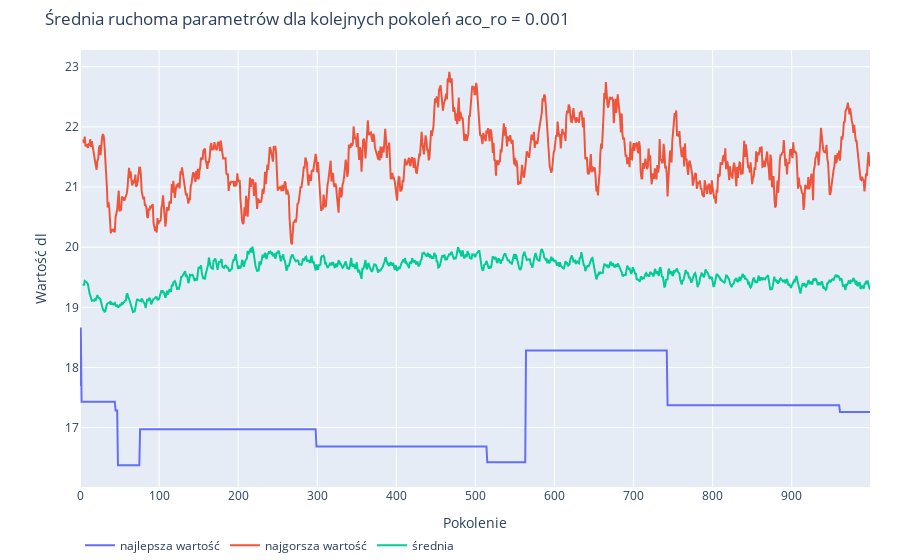

Here is the notebook cell this chart was saved with:
### Code cell
fig = plot_single_parameters(df, name)

print(fig.layout.title)
fig.show()
fig.write_image('fig.svg', width=1000)

### Figure 1 — Plotly figure (JSON) as saved in the notebook; plotly's stock layout.template omitted (floating-point values rounded to 4 significant figures; data arrays with more than 128 entries replaced by an {"elided": "..."} marker saying what was removed)
{"data": [{"name": "najlepsza wartość", "type": "scatter", "x": {"elided": "1000 int values"}, "y": {"elided": "1000 float values"}}, {"name": "najgorsza wartość", "type": "scatter", "x": {"elided": "1000 int values"}, "y": {"elided": "1000 float values"}}, {"name": "średnia", "type": "scatter", "x": {"elided": "1000 int values"}, "y": {"elided": "1000 float values"}}], "layout": {"legend": {"orientation": "h"}, "margin": {"b": 0, "r": 30, "t": 50}, "title": {"text": "Średnia ruchoma parametrów dla kolejnych pokoleń aco_ro = 0.001"}, "xaxis": {"title": {"text": "Pokolenie"}}, "yaxis": {"title": {"text": "Wartość dl"}}}}
